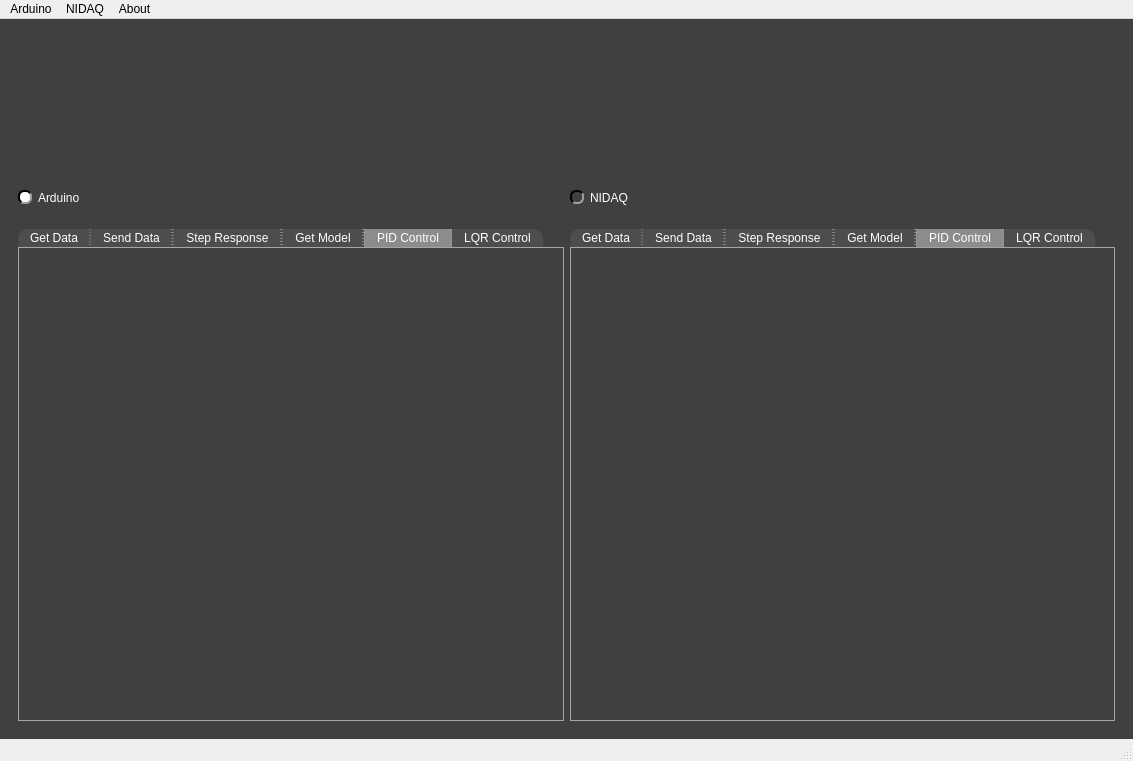
<?xml version="1.0" encoding="UTF-8"?>
<ui version="4.0">
 <class>PydaqGlobal</class>
 <widget class="QMainWindow" name="PydaqGlobal">
  <property name="geometry">
   <rect>
    <x>0</x>
    <y>0</y>
    <width>1133</width>
    <height>761</height>
   </rect>
  </property>
  <property name="minimumSize">
   <size>
    <width>750</width>
    <height>0</height>
   </size>
  </property>
  <property name="windowTitle">
   <string>PYDAQ Global</string>
  </property>
  <property name="windowIcon">
   <iconset resource="resources_1.qrc">
    <normaloff>:/imgs/imgs/favicon.ico</normaloff>:/imgs/imgs/favicon.ico</iconset>
  </property>
  <property name="locale">
   <locale language="English" country="UnitedStates"/>
  </property>
  <property name="iconSize">
   <size>
    <width>24</width>
    <height>24</height>
   </size>
  </property>
  <property name="tabShape">
   <enum>QTabWidget::TabShape::Rounded</enum>
  </property>
  <widget class="QWidget" name="centralwidget">
   <property name="styleSheet">
    <string notr="true">QWidget{
	background-color: rgb(64, 64, 64);
}

QTabWidget::pane { 
   border: 1px solid rgb(166, 166, 166);
}

QTabBar::tab {
  	background-color: rgb(77, 77, 77);
 }

 QTabBar::tab:selected {
  	background-color: rgb(140, 140, 140);
	padding-top: 2px;
	padding-bottom: 2px;
	padding-left: 12px;
	padding-right: 12px;
 }

 QTabBar::tab:selected:hover {
  	background-color: rgb(140, 140, 140);
	padding-top: 2px;
	padding-bottom: 2px;
	padding-left: 12px;
	padding-right: 12px;
 }

 QTabBar::tab:hover {
  	background-color: rgb(109, 109, 109);
	padding-top: 2px;
	padding-bottom: 2px;
	padding-left: 12px;
	padding-right: 12px;
 }

 QTabBar::tab:middle {
	border-right: 1px dashed rgb(166, 166, 166);
	border-left: 1px dashed rgb(166, 166, 166);
	padding-top: 2px;
	padding-bottom: 2px;
	padding-left: 12px;
	padding-right: 12px;
 }

 QTabBar::tab:last {
	border-top-right-radius: 10px;
	padding-top: 2px;
	padding-bottom: 2px;
	padding-left: 12px;
	padding-right: 12px;
 }

 QTabBar::tab:first {
	border-top-left-radius: 10px;
	padding-top: 2px;
	padding-bottom: 2px;
	padding-left: 12px;
	padding-right: 12px;
 }


QComboBox QAbstractItemView {
    background-color: rgb(77, 77, 77);
}

QComboBox QAbstractItemView::item:focus{
    background-color: rgb(140, 140, 140);
}

QDoubleSpinBox{
	background-color: rgb(77, 77, 77);
	
	border-top: 1.5px solid rgb(46, 46, 46);
	border-left: 1.5px solid rgb(46, 46, 46);

	border-bottom: 1.5px solid rgb(166, 166, 166);
	border-right: 1.5px solid rgb(166, 166, 166);
}

QDoubleSpinBox::up-button{
    image: url(:/imgs/imgs/drop_up_arrow.png);
	width: 11px;

	background-color: rgb(0, 79, 0);
	border-top: 1.5px solid rgb(127, 167, 127);
	border-left: 1.5px solid rgb(127, 167, 127);

	border-bottom: 1.5px solid rgb(0, 0, 0);
	border-right: 1.5px solid rgb(0, 0, 0);
}

QDoubleSpinBox::up-button:pressed{
	border: 2px solid rgb(255, 255, 255);
}

QDoubleSpinBox::up-button:hover{
	background-color: rgb(0, 50, 0);
}

QDoubleSpinBox::down-button{
    image: url(:/imgs/imgs/drop_down_arrow.png);
	width: 11px;

	background-color: rgb(0, 79, 0);
	border-top: 1.5px solid rgb(127, 167, 127);
	border-left: 1.5px solid rgb(127, 167, 127);

	border-bottom: 1.5px solid rgb(0, 0, 0);
	border-right: 1.5px solid rgb(0, 0, 0);
}

QDoubleSpinBox::down-button:pressed{
	border: 2px solid rgb(255, 255, 255);
}

QDoubleSpinBox::down-button:hover{
	background-color: rgb(0, 50, 0);
}

QSpinBox{
	background-color: rgb(77, 77, 77);
	
	border-top: 1.5px solid rgb(46, 46, 46);
	border-left: 1.5px solid rgb(46, 46, 46);

	border-bottom: 1.5px solid rgb(166, 166, 166);
	border-right: 1.5px solid rgb(166, 166, 166);
}

QSpinBox::up-button{
    image: url(:/imgs/imgs/drop_up_arrow.png);
	width: 11px;

	background-color: rgb(0, 79, 0);
	border-top: 1.5px solid rgb(127, 167, 127);
	border-left: 1.5px solid rgb(127, 167, 127);

	border-bottom: 1.5px solid rgb(0, 0, 0);
	border-right: 1.5px solid rgb(0, 0, 0);
}

QSpinBox::up-button:pressed{
	border: 2px solid rgb(255, 255, 255);
}

QSpinBox::up-button:hover{
	background-color: rgb(0, 50, 0);
}

QSpinBox::down-button{
    image: url(:/imgs/imgs/drop_down_arrow.png);
	width: 11px;

	background-color: rgb(0, 79, 0);
	border-top: 1.5px solid rgb(127, 167, 127);
	border-left: 1.5px solid rgb(127, 167, 127);

	border-bottom: 1.5px solid rgb(0, 0, 0);
	border-right: 1.5px solid rgb(0, 0, 0);
}

QSpinBox::down-button:pressed{
	border: 2px solid rgb(255, 255, 255);
}

QSpinBox::down-button:hover{
	background-color: rgb(0, 50, 0);
}

QWidget#centralwidget{
	background-color: rgb(64, 64, 64);
}

QWidget{
	color: rgb(255, 255, 255);
}

QComboBox{
	background-color: rgb(77, 77, 77);
	
	border-top: 1.5px solid rgb(46, 46, 46);
	border-left: 1.5px solid rgb(46, 46, 46);

	border-bottom: 1.5px solid rgb(166, 166, 166);
	border-right: 1.5px solid rgb(166, 166, 166);
}


QComboBox::drop-down{
	image: url(:/imgs/imgs/drop_down_arrow.png);
	width: 11px;

	background-color: rgb(0, 79, 0);
	border-top: 2px solid rgb(127, 167, 127);
	border-left: 2px solid rgb(127, 167, 127);

	border-bottom: 2px solid rgb(0, 0, 0);
	border-right: 2px solid rgb(0, 0, 0);
}

QComboBox::drop-down:hover{
	background-color: rgb(0, 50, 0);
}

QComboBox::drop-down:pressed{
	border: 2px solid rgb(255, 255, 255);
}

QPushButton{
	background-color: rgb(0, 79, 0);

	border-top: 1.5px solid rgb(127, 167, 127);
	border-left: 1.5px solid rgb(127, 167, 127);

	border-bottom: 1.5px solid rgb(0, 0, 0);
	border-right: 1.5px solid rgb(0, 0, 0);

	
	font: 12pt &quot;Helvetica&quot;;
	text-align:center;
}

QWidget{
	font: 12pt &quot;Helvetica&quot;;
}

QPushButton:hover{
	background-color: rgb(0, 50, 0);
}

QPushButton:pressed{
	border: 2px solid rgb(255, 255, 255);
}

QLineEdit{
	background-color: rgb(77, 77, 77);
	border-top: 1.5px solid rgb(46, 46, 46);
	border-left: 1.5px solid rgb(46, 46, 46);

	border-bottom: 1.5px solid rgb(166, 166, 166);
	border-right: 1.5px solid rgb(166, 166, 166);
}

QRadioButton::indicator{
	border-radius: 6px;
	border-top: 1.5px solid rgb(0, 0, 0);
	border-left: 1.5px solid rgb(0, 0, 0);

	border-bottom: 1.5px solid rgb(160, 160, 160);
	border-right: 1.5px solid rgb(160, 160, 160);
}

QRadioButton::indicator::checked{
	background-color: white;
}

QRadioButton::indicator::unchecked:hover{
	background-color: #9F9F9F;
}

QRadioButton::indicator::pressed{
	border: 1.5px solid #505050
}

QPushButton#reload_devices{
	image: url(:/imgs/imgs/reload.png);
	width: 11px;
	background-color: rgb(0, 79, 0);

	border-top: 1.5px solid rgb(127, 167, 127);
	border-left: 1.5px solid rgb(127, 167, 127);

	border-bottom: 1.5px solid rgb(0, 0, 0);
	border-right: 1.5px solid rgb(0, 0, 0);

	
	font: 12pt &quot;Helvetica&quot;;
	text-align:center;
}

QPushButton#reload_devices:hover{
	background-color: rgb(0, 50, 0);
}

QPushButton#reload_devices:pressed{
	border: 2px solid rgb(255, 255, 255);
}

QPushButton#logo{
	background-color: rgb(64, 64, 64);
	border: 0px;
}

QPushButton#logo:hover{
	background-color: rgb(166, 166, 166);
	border: 1px solid rgb(190, 190, 190) ;
}

QPushButton#logo:pressed{
	background-color: rgb(166, 166, 166);
	border: 1px solid rgb(255, 255, 255) ;
}

QScrollBar:vertical {
     border: 1px solid rgb(140, 140, 140);
     background: rgb(140, 140, 140);
     width: 17px;
     margin: 17px 0 17px 0;
 }
QScrollBar::handle:vertical {
     background: rgb(0, 79, 0);
     min-height: 20px;
 }
QScrollBar::add-line:vertical {
	image: url(:/imgs/imgs/drop_down_arrow.png);
     border: 1px solid rgb(140, 140, 140);
     background: rgb(0, 79, 0);
     height: 15px;
     subcontrol-position: bottom;
     subcontrol-origin: margin;
 }

QScrollBar::sub-line:vertical {
	image: url(:/imgs/imgs/drop_up_arrow.png);
     border: 1px solid rgb(140, 140, 140);
     background: rgb(0, 79, 0);
     height: 15px;
     subcontrol-position: top;
     subcontrol-origin: margin;
 }

QScrollBar::add-line:vertical:pressed {
    border: 1px solid rgb(255, 255, 255);
	background: rgb(0, 79, 0)
 }

QScrollBar::sub-line:vertical:pressed {
	border: 1px solid rgb(255, 255, 255);
	background: rgb(0, 79, 0)
 }

QScrollBar::add-line:vertical:hover {
     background-color: rgb(0, 50, 0);
 }

QScrollBar::sub-line:vertical:hover {
    background-color: rgb(0, 50, 0);
 }

QScrollBar::handle:vertical:pressed {
    border: 1px solid rgb(255, 255, 255);
	background: rgb(0, 79, 0)
 }

QScrollBar::handle:vertical:hover {
    background-color: rgb(0, 50, 0);
 }

QScrollBar::add-page:vertical, QScrollBar::sub-page:vertical {
     background: none;
 }

QScrollArea{
	border: none;
}

QTableWidget {
    background-color: rgb(77, 77, 77);
    alternate-background-color: rgb(85, 85, 85);
    gridline-color: rgb(166, 166, 166);
    color: white;
    border: 1px solid rgb(166, 166, 166);
    font: 11pt &quot;Helvetica&quot;;
}

QTableWidget QLineEdit {
    background-color: rgb(140, 140, 140);
    color: black;
    border: none;
}

QTableWidget::item:selected {
    background-color: rgb(0, 79, 0);
    color: white;
}

</string>
   </property>
   <layout class="QVBoxLayout" name="verticalLayout">
    <item alignment="Qt::AlignmentFlag::AlignHCenter">
     <widget class="QPushButton" name="logo">
      <property name="minimumSize">
       <size>
        <width>186</width>
        <height>147</height>
       </size>
      </property>
      <property name="maximumSize">
       <size>
        <width>186</width>
        <height>147</height>
       </size>
      </property>
      <property name="cursor">
       <cursorShape>PointingHandCursor</cursorShape>
      </property>
      <property name="toolTip">
       <string>Go to PYDAQ Documentation</string>
      </property>
      <property name="text">
       <string/>
      </property>
      <property name="icon">
       <iconset resource="resources_1.qrc">
        <normaloff>:/imgs/imgs/logo.png</normaloff>:/imgs/imgs/logo.png</iconset>
      </property>
      <property name="iconSize">
       <size>
        <width>182</width>
        <height>143</height>
       </size>
      </property>
     </widget>
    </item>
    <item>
     <widget class="QWidget" name="widget" native="true">
      <property name="styleSheet">
       <string notr="true"/>
      </property>
      <layout class="QHBoxLayout" name="horizontalLayout">
       <item>
        <widget class="QRadioButton" name="radioButton">
         <property name="text">
          <string>Arduino</string>
         </property>
         <property name="checked">
          <bool>true</bool>
         </property>
         <attribute name="buttonGroup">
          <string notr="true">interface_radio</string>
         </attribute>
        </widget>
       </item>
       <item>
        <widget class="QRadioButton" name="radioButton_2">
         <property name="text">
          <string>NIDAQ</string>
         </property>
         <property name="checked">
          <bool>false</bool>
         </property>
         <attribute name="buttonGroup">
          <string notr="true">interface_radio</string>
         </attribute>
        </widget>
       </item>
      </layout>
     </widget>
    </item>
    <item>
     <widget class="QWidget" name="widget_2" native="true">
      <layout class="QGridLayout" name="gridLayout">
       <item row="0" column="1">
        <widget class="QTabWidget" name="nidaq_tabs">
         <property name="tabPosition">
          <enum>QTabWidget::TabPosition::North</enum>
         </property>
         <property name="currentIndex">
          <number>4</number>
         </property>
         <property name="documentMode">
          <bool>false</bool>
         </property>
         <property name="tabsClosable">
          <bool>false</bool>
         </property>
         <property name="movable">
          <bool>false</bool>
         </property>
         <property name="tabBarAutoHide">
          <bool>false</bool>
         </property>
         <widget class="QWidget" name="get_data_nidaq">
          <attribute name="title">
           <string>Get Data</string>
          </attribute>
          <layout class="QGridLayout" name="gridLayout_3">
           <item row="0" column="0">
            <widget class="QScrollArea" name="scrollArea_2">
             <property name="widgetResizable">
              <bool>true</bool>
             </property>
             <widget class="QWidget" name="scrollAreaWidgetContents_4">
              <property name="geometry">
               <rect>
                <x>0</x>
                <y>0</y>
                <width>525</width>
                <height>432</height>
               </rect>
              </property>
              <layout class="QGridLayout" name="gridLayout_8">
               <item row="0" column="0">
                <widget class="GetData_NIDAQ_Widget" name="get_nidaq_placeholder" native="true"/>
               </item>
              </layout>
             </widget>
            </widget>
           </item>
          </layout>
         </widget>
         <widget class="QWidget" name="send_data_nidaq_tab">
          <attribute name="title">
           <string>Send Data</string>
          </attribute>
          <layout class="QGridLayout" name="gridLayout_7">
           <item row="0" column="0">
            <widget class="QScrollArea" name="scrollArea_3">
             <property name="widgetResizable">
              <bool>true</bool>
             </property>
             <widget class="QWidget" name="scrollAreaWidgetContents_5">
              <property name="geometry">
               <rect>
                <x>0</x>
                <y>0</y>
                <width>525</width>
                <height>432</height>
               </rect>
              </property>
              <layout class="QGridLayout" name="gridLayout_10">
               <item row="0" column="0">
                <widget class="SendData_NIDAQ_Widget" name="send_nidaq_placeholder" native="true"/>
               </item>
              </layout>
             </widget>
            </widget>
           </item>
          </layout>
         </widget>
         <widget class="QWidget" name="step_response_nidaq_tab">
          <attribute name="title">
           <string>Step Response</string>
          </attribute>
          <layout class="QGridLayout" name="gridLayout_6">
           <item row="0" column="0">
            <widget class="QScrollArea" name="scrollArea">
             <property name="widgetResizable">
              <bool>true</bool>
             </property>
             <widget class="QWidget" name="scrollAreaWidgetContents_3">
              <property name="geometry">
               <rect>
                <x>0</x>
                <y>0</y>
                <width>525</width>
                <height>432</height>
               </rect>
              </property>
              <layout class="QGridLayout" name="gridLayout_9">
               <item row="0" column="0">
                <widget class="StepResponse_NIDAQ_Widget" name="step_nidaq_placeholder" native="true"/>
               </item>
              </layout>
             </widget>
            </widget>
           </item>
          </layout>
         </widget>
         <widget class="QWidget" name="get_model_nidaq_tab">
          <attribute name="title">
           <string>Get Model</string>
          </attribute>
          <layout class="QGridLayout" name="gridLayout_13">
           <item row="0" column="0">
            <widget class="QScrollArea" name="scrollArea_7">
             <property name="widgetResizable">
              <bool>true</bool>
             </property>
             <widget class="QWidget" name="scrollAreaWidgetContents">
              <property name="geometry">
               <rect>
                <x>0</x>
                <y>0</y>
                <width>525</width>
                <height>432</height>
               </rect>
              </property>
              <layout class="QGridLayout" name="gridLayout_15">
               <item row="0" column="0">
                <widget class="GetModel_Nidaq_Widget" name="getm_nidaq_placeholder" native="true"/>
               </item>
              </layout>
             </widget>
            </widget>
           </item>
          </layout>
         </widget>
         <widget class="QWidget" name="pid_control_nidaq_tab">
          <attribute name="title">
           <string>PID Control</string>
          </attribute>
          <layout class="QGridLayout" name="gridLayout_20">
           <item row="0" column="0">
            <widget class="QScrollArea" name="scrollArea_10">
             <property name="widgetResizable">
              <bool>true</bool>
             </property>
             <widget class="QWidget" name="scrollAreaWidgetContents_9">
              <property name="geometry">
               <rect>
                <x>0</x>
                <y>0</y>
                <width>525</width>
                <height>432</height>
               </rect>
              </property>
              <layout class="QGridLayout" name="gridLayout_21">
               <item row="0" column="0">
                <widget class="PID_Control_NIDAQ_Widget" name="widget_4" native="true"/>
               </item>
              </layout>
             </widget>
            </widget>
           </item>
          </layout>
         </widget>
         <widget class="QWidget" name="lqr_control_nidaq_tab">
          <attribute name="title">
           <string>LQR Control</string>
          </attribute>
          <layout class="QGridLayout" name="gridLayout_24">
           <item row="0" column="0">
            <widget class="QScrollArea" name="scrollArea_12">
             <property name="widgetResizable">
              <bool>true</bool>
             </property>
             <widget class="QWidget" name="scrollAreaWidgetContents_12">
              <property name="geometry">
               <rect>
                <x>0</x>
                <y>0</y>
                <width>525</width>
                <height>432</height>
               </rect>
              </property>
              <layout class="QGridLayout" name="gridLayout_25">
               <item row="0" column="0">
                <widget class="LQRControl_NIDAQ_Widget" name="lqr_nidaq_placeholder" native="true"/>
               </item>
              </layout>
             </widget>
            </widget>
           </item>
          </layout>
         </widget>
        </widget>
       </item>
       <item row="0" column="0">
        <widget class="QTabWidget" name="arduino_tabs">
         <property name="styleSheet">
          <string notr="true"/>
         </property>
         <property name="tabShape">
          <enum>QTabWidget::TabShape::Rounded</enum>
         </property>
         <property name="currentIndex">
          <number>4</number>
         </property>
         <property name="elideMode">
          <enum>Qt::TextElideMode::ElideNone</enum>
         </property>
         <widget class="QWidget" name="get_data_arduino_tab">
          <attribute name="title">
           <string>Get Data</string>
          </attribute>
          <layout class="QGridLayout" name="gridLayout_2">
           <item row="0" column="0">
            <widget class="QScrollArea" name="scrollArea_4">
             <property name="widgetResizable">
              <bool>true</bool>
             </property>
             <widget class="QWidget" name="scrollAreaWidgetContents_6">
              <property name="geometry">
               <rect>
                <x>0</x>
                <y>0</y>
                <width>526</width>
                <height>432</height>
               </rect>
              </property>
              <layout class="QGridLayout" name="gridLayout_11">
               <item row="0" column="0">
                <widget class="GetData_Arduino_Widget" name="get_ino_placeholder" native="true"/>
               </item>
              </layout>
             </widget>
            </widget>
           </item>
          </layout>
         </widget>
         <widget class="QWidget" name="send_data_arduino_tab">
          <attribute name="title">
           <string>Send Data</string>
          </attribute>
          <layout class="QGridLayout" name="gridLayout_4">
           <item row="0" column="0">
            <widget class="QScrollArea" name="scrollArea_5">
             <property name="widgetResizable">
              <bool>true</bool>
             </property>
             <widget class="QWidget" name="scrollAreaWidgetContents_7">
              <property name="geometry">
               <rect>
                <x>0</x>
                <y>0</y>
                <width>526</width>
                <height>432</height>
               </rect>
              </property>
              <layout class="QGridLayout" name="gridLayout_12">
               <item row="0" column="0">
                <widget class="SendData_Arduino_Widget" name="send_ino_placeholder" native="true"/>
               </item>
              </layout>
             </widget>
            </widget>
           </item>
          </layout>
         </widget>
         <widget class="QWidget" name="step_response_arduino_tab">
          <attribute name="title">
           <string>Step Response</string>
          </attribute>
          <layout class="QGridLayout" name="gridLayout_5">
           <item row="0" column="0">
            <widget class="QScrollArea" name="scrollArea_6">
             <property name="widgetResizable">
              <bool>true</bool>
             </property>
             <widget class="QWidget" name="scrollAreaWidgetContents_11">
              <property name="geometry">
               <rect>
                <x>0</x>
                <y>0</y>
                <width>526</width>
                <height>432</height>
               </rect>
              </property>
              <layout class="QGridLayout" name="gridLayout_14">
               <item row="0" column="0">
                <widget class="StepResponse_Arduino_Widget" name="step_ino_placeholder" native="true"/>
               </item>
              </layout>
             </widget>
            </widget>
           </item>
          </layout>
         </widget>
         <widget class="QWidget" name="get_model_arduino_tab">
          <attribute name="title">
           <string>Get Model</string>
          </attribute>
          <layout class="QGridLayout" name="gridLayout_16">
           <item row="0" column="0">
            <widget class="QScrollArea" name="scrollArea_8">
             <property name="widgetResizable">
              <bool>true</bool>
             </property>
             <widget class="QWidget" name="scrollAreaWidgetContents_2">
              <property name="geometry">
               <rect>
                <x>0</x>
                <y>0</y>
                <width>526</width>
                <height>432</height>
               </rect>
              </property>
              <layout class="QGridLayout" name="gridLayout_17">
               <item row="0" column="0">
                <widget class="GetModel_Arduino_Widget" name="getm_arduino_placeholder" native="true"/>
               </item>
              </layout>
             </widget>
            </widget>
           </item>
          </layout>
         </widget>
         <widget class="QWidget" name="pid_control_arduino_tab">
          <attribute name="title">
           <string>PID Control</string>
          </attribute>
          <layout class="QGridLayout" name="gridLayout_18">
           <item row="0" column="0">
            <widget class="QScrollArea" name="scrollArea_9">
             <property name="widgetResizable">
              <bool>true</bool>
             </property>
             <widget class="QWidget" name="scrollAreaWidgetContents_8">
              <property name="geometry">
               <rect>
                <x>0</x>
                <y>0</y>
                <width>526</width>
                <height>432</height>
               </rect>
              </property>
              <layout class="QGridLayout" name="gridLayout_19">
               <item row="0" column="1">
                <widget class="PID_Control_Arduino_Widget" name="widget_3" native="true"/>
               </item>
              </layout>
             </widget>
            </widget>
           </item>
          </layout>
         </widget>
         <widget class="QWidget" name="LQR_control_arduino_tab">
          <attribute name="title">
           <string>LQR Control</string>
          </attribute>
          <layout class="QGridLayout" name="gridLayout_22">
           <item row="0" column="0">
            <widget class="QScrollArea" name="scrollArea_11">
             <property name="widgetResizable">
              <bool>true</bool>
             </property>
             <widget class="QWidget" name="scrollAreaWidgetContents_10">
              <property name="geometry">
               <rect>
                <x>0</x>
                <y>0</y>
                <width>526</width>
                <height>432</height>
               </rect>
              </property>
              <layout class="QGridLayout" name="gridLayout_23">
               <item row="0" column="0">
                <widget class="LQRControl_Arduino_Widget" name="lqr_arduino_placeholder" native="true"/>
               </item>
              </layout>
             </widget>
            </widget>
           </item>
          </layout>
         </widget>
        </widget>
       </item>
      </layout>
     </widget>
    </item>
   </layout>
  </widget>
  <widget class="QMenuBar" name="menubar">
   <property name="geometry">
    <rect>
     <x>0</x>
     <y>0</y>
     <width>1133</width>
     <height>33</height>
    </rect>
   </property>
   <widget class="QMenu" name="menuArduino">
    <property name="title">
     <string>Arduino</string>
    </property>
    <addaction name="actionArduino_1"/>
    <addaction name="actionArduino_3"/>
   </widget>
   <widget class="QMenu" name="menuAbout">
    <property name="title">
     <string>About</string>
    </property>
    <addaction name="actionDocumentation"/>
   </widget>
   <widget class="QMenu" name="menuNIDAQ">
    <property name="title">
     <string>NIDAQ</string>
    </property>
    <addaction name="actionNIDAQ_1"/>
    <addaction name="actionNIDAQ_3"/>
   </widget>
   <addaction name="menuArduino"/>
   <addaction name="menuNIDAQ"/>
   <addaction name="menuAbout"/>
  </widget>
  <widget class="QStatusBar" name="statusbar"/>
  <action name="actionArduino">
   <property name="text">
    <string>Arduino</string>
   </property>
  </action>
  <action name="actionNIDAQ">
   <property name="text">
    <string>NIDAQ</string>
   </property>
  </action>
  <action name="actionAbout_PYDAQ">
   <property name="text">
    <string>About PYDAQ</string>
   </property>
  </action>
  <action name="actionArduino_2">
   <property name="text">
    <string>Arduino</string>
   </property>
  </action>
  <action name="actionNIDAQ_2">
   <property name="text">
    <string>NIDAQ</string>
   </property>
  </action>
  <action name="actionAbout">
   <property name="text">
    <string>About</string>
   </property>
  </action>
  <action name="actionDocumentation">
   <property name="text">
    <string>Documentation</string>
   </property>
  </action>
  <action name="actionArduino_1">
   <property name="text">
    <string>Benchmarking</string>
   </property>
  </action>
  <action name="actionArduino_3">
   <property name="text">
    <string>Upload Firmware</string>
   </property>
  </action>
  <action name="actionNIDAQ_1">
   <property name="text">
    <string>Benchmarking</string>
   </property>
  </action>
  <action name="actionNIDAQ_3">
   <property name="text">
    <string>NI-DAQmx drivers</string>
   </property>
  </action>
 </widget>
 <customwidgets>
  <customwidget>
   <class>GetData_Arduino_Widget</class>
   <extends>QWidget</extends>
   <header>..guis.getdata_arduino_widget</header>
   <container>1</container>
  </customwidget>
  <customwidget>
   <class>SendData_Arduino_Widget</class>
   <extends>QWidget</extends>
   <header>..guis.senddata_arduino_widget</header>
   <container>1</container>
  </customwidget>
  <customwidget>
   <class>StepResponse_Arduino_Widget</class>
   <extends>QWidget</extends>
   <header>..guis.stepresponse_arduino_widget</header>
   <container>1</container>
  </customwidget>
  <customwidget>
   <class>StepResponse_NIDAQ_Widget</class>
   <extends>QWidget</extends>
   <header>..guis.stepresponse_nidaq_widget</header>
   <container>1</container>
  </customwidget>
  <customwidget>
   <class>SendData_NIDAQ_Widget</class>
   <extends>QWidget</extends>
   <header>..guis.senddata_nidaq_widget</header>
   <container>1</container>
  </customwidget>
  <customwidget>
   <class>GetData_NIDAQ_Widget</class>
   <extends>QWidget</extends>
   <header>..guis.getdata_nidaq_widget</header>
   <container>1</container>
  </customwidget>
  <customwidget>
   <class>GetModel_Arduino_Widget</class>
   <extends>QWidget</extends>
   <header>..guis.getmodel_arduino_widget</header>
   <container>1</container>
  </customwidget>
  <customwidget>
   <class>GetModel_Nidaq_Widget</class>
   <extends>QWidget</extends>
   <header>..guis.getmodel_nidaq_widget</header>
   <container>1</container>
  </customwidget>
  <customwidget>
   <class>PID_Control_Arduino_Widget</class>
   <extends>QWidget</extends>
   <header>..guis.pid_control_arduino_widget</header>
   <container>1</container>
  </customwidget>
  <customwidget>
   <class>PID_Control_NIDAQ_Widget</class>
   <extends>QWidget</extends>
   <header>..guis.pid_control_nidaq_widget</header>
   <container>1</container>
  </customwidget>
  <customwidget>
   <class>LQRControl_Arduino_Widget</class>
   <extends>QWidget</extends>
   <header>..guis.lrq_control_arduino_widget</header>
   <container>1</container>
  </customwidget>
  <customwidget>
   <class>LQRControl_NIDAQ_Widget</class>
   <extends>QWidget</extends>
   <header>..guis.lqr_control_nidaq_widget</header>
   <container>1</container>
  </customwidget>
 </customwidgets>
 <resources>
  <include location="resources_1.qrc"/>
 </resources>
 <connections>
  <connection>
   <sender>radioButton</sender>
   <signal>toggled(bool)</signal>
   <receiver>arduino_tabs</receiver>
   <slot>show()</slot>
   <hints>
    <hint type="sourcelabel">
     <x>48</x>
     <y>51</y>
    </hint>
    <hint type="destinationlabel">
     <x>90</x>
     <y>161</y>
    </hint>
   </hints>
  </connection>
  <connection>
   <sender>radioButton</sender>
   <signal>toggled(bool)</signal>
   <receiver>nidaq_tabs</receiver>
   <slot>hide()</slot>
   <hints>
    <hint type="sourcelabel">
     <x>151</x>
     <y>53</y>
    </hint>
    <hint type="destinationlabel">
     <x>460</x>
     <y>114</y>
    </hint>
   </hints>
  </connection>
  <connection>
   <sender>radioButton_2</sender>
   <signal>toggled(bool)</signal>
   <receiver>arduino_tabs</receiver>
   <slot>hide()</slot>
   <hints>
    <hint type="sourcelabel">
     <x>424</x>
     <y>46</y>
    </hint>
    <hint type="destinationlabel">
     <x>242</x>
     <y>107</y>
    </hint>
   </hints>
  </connection>
  <connection>
   <sender>radioButton_2</sender>
   <signal>toggled(bool)</signal>
   <receiver>nidaq_tabs</receiver>
   <slot>show()</slot>
   <hints>
    <hint type="sourcelabel">
     <x>517</x>
     <y>55</y>
    </hint>
    <hint type="destinationlabel">
     <x>519</x>
     <y>88</y>
    </hint>
   </hints>
  </connection>
 </connections>
 <buttongroups>
  <buttongroup name="interface_radio"/>
 </buttongroups>
</ui>
